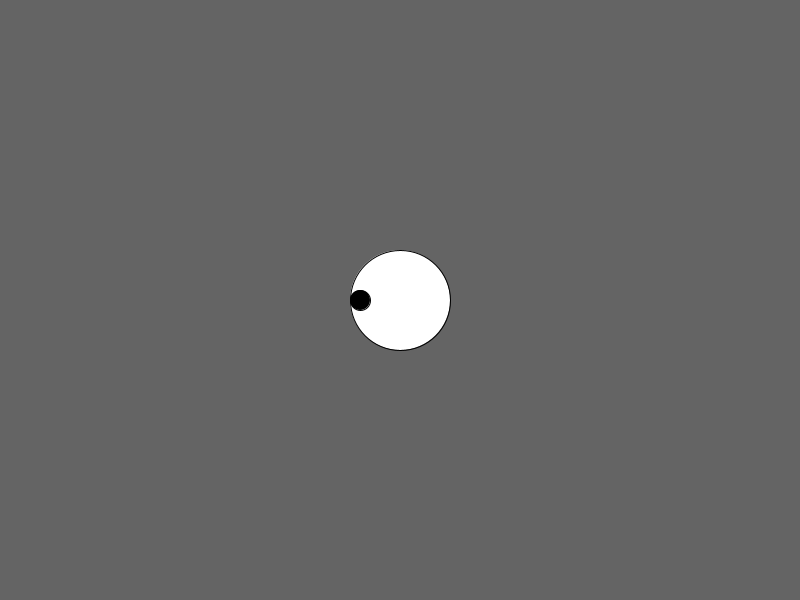
Frame 1 (no input)
Frame 60 (the mouse pressed at the canvas centre just before this capture): identical to frame 1, image omitted
Frame 120 (the mouse held since frame 60 and released just before this capture): identical to frame 1, image omitted

The Processing sketch that drew this single still picture (run headless with seeded random() and noise(); from frame 60 on, the mouse is pressed at the canvas centre):

// Processing sketch: bug09
// ── bug09.pde
// The pupil should follow the mouse horizontally
// strange phenomenon, if you press the mouse button
// and mouse extreme left or right, it kinda works

void setup() {
  size(800,600);
}

void draw() {
  background(100);
  // eyeball
  fill(255);
  ellipse(width/2,height/2,100,100);
  
  // pupil
  fill(0);

  ///// buggy:
  ellipse(width / 2 + mouseX / width * 80 - 40 , height/2, 20, 20);  
}
